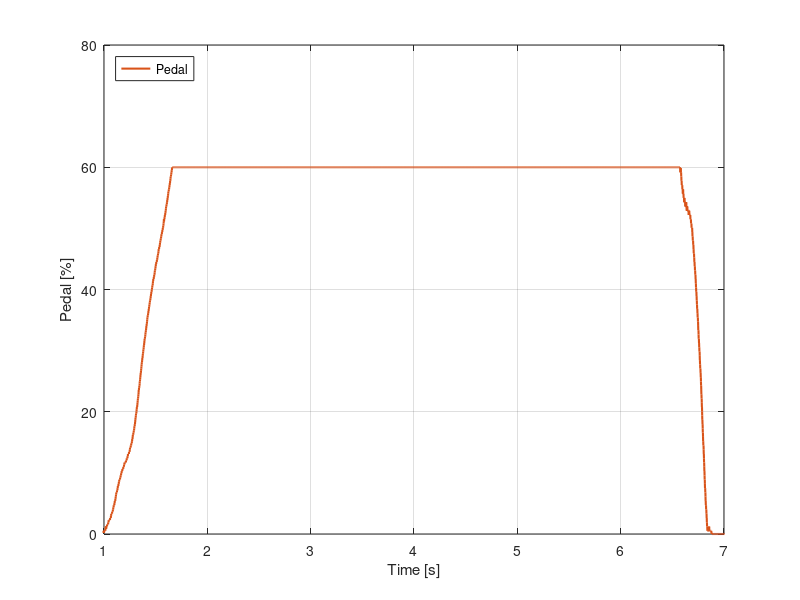

Reproduce this figure in MATLAB.
% Load data
data = load('AMT_06_M142_P60.mat');
disp(fieldnames(data)); % Show available variables

% Select data
y = data.data.accel_pedal;
t = 1:length(y);
t = t/1000;

% Plot
figure;
plot(t, y, 'b-', 'LineWidth', 1.5,'Color', [0.8500 0.3250 0.0980]);

xlabel('Time [s]');
ylabel('Pedal [%]');
legend('Pedal', 'Location', 'northwest');

xlim([1 7]);          % X-axis limits
ylim([0 80]);           % Y-axis limits

grid on;
ax = gca;
